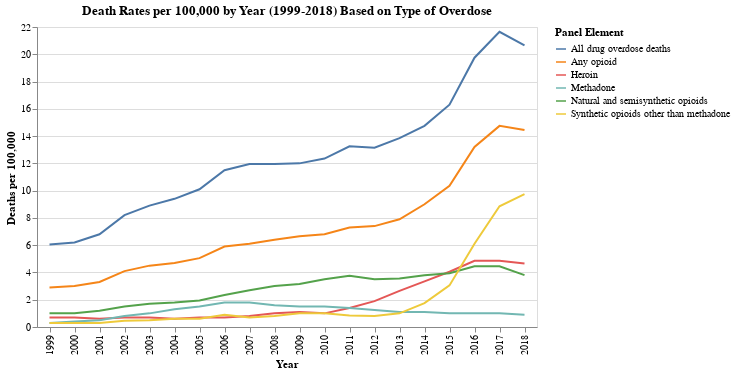

This figure's notebook cell:
### Code cell
import altair as alt

filtered_data = data[(data['AGE'] == 'All ages') & (data['STUB_LABEL'] == 'All persons') & (data['STUB_NAME'] == 'Total')]

panel_mapping = {'Drug overdose deaths involving other synthetic opioids (other than methadone)': 'Synthetic opioids other than methadone', 
                 'Drug overdose deaths involving any opioid': 'Any opioid', 
                 'Drug overdose deaths involving heroin': 'Heroin', 
                 'Drug overdose deaths involving methadone': 'Methadone',
                 'Drug overdose deaths involving natural and semisynthetic opioids': 'Natural and semisynthetic opioids'}

agg_data = filtered_data.groupby(['YEAR', 'PANEL']).agg({'ESTIMATE': 'mean'}).reset_index()
agg_data['PANEL'] = agg_data['PANEL'].replace(panel_mapping)

line_chart = alt.Chart(agg_data).mark_line().encode(
     x=alt.X('YEAR:O', axis=alt.Axis(title='Year')),
    y=alt.Y('ESTIMATE:Q', axis=alt.Axis(title='Deaths per 100,000')),
        color=alt.Color('PANEL:N', legend=alt.Legend(title='Panel Element', titleLimit=600, orient='right', columns=1, labelLimit=0))  # Adjust titleLimit, orient, and columns,
).properties(
    title='Death Rates per 100,000 by Year (1999-2018) Based on Type of Overdose',
    width=500  
)
line_chart

### Figure 1 — Vega-Lite specification as saved in the notebook (floating-point values rounded to 4 significant figures)
{"config": {"view": {"continuousWidth": 300, "continuousHeight": 300}}, "data": {"name": "data-64e8eaaf9633b1f9baf751f4406f9860"}, "mark": {"type": "line"}, "encoding": {"color": {"field": "PANEL", "legend": {"columns": 1, "labelLimit": 0, "orient": "right", "title": "Panel Element", "titleLimit": 600}, "type": "nominal"}, "x": {"axis": {"title": "Year"}, "field": "YEAR", "type": "ordinal"}, "y": {"axis": {"title": "Deaths per 100,000"}, "field": "ESTIMATE", "type": "quantitative"}}, "title": "Death Rates per 100,000 by Year (1999-2018) Based on Type of Overdose", "width": 500, "$schema": "https://vega.github.io/schema/vega-lite/v5.16.3.json", "datasets": {"data-64e8eaaf9633b1f9baf751f4406f9860": [{"YEAR": 1999, "PANEL": "All drug overdose deaths", "ESTIMATE": 6.05}, {"YEAR": 1999, "PANEL": "Any opioid", "ESTIMATE": 2.9}, {"YEAR": 1999, "PANEL": "Heroin", "ESTIMATE": 0.7}, {"YEAR": 1999, "PANEL": "Methadone", "ESTIMATE": 0.3}, {"YEAR": 1999, "PANEL": "Natural and semisynthetic opioids", "ESTIMATE": 1.0}, {"YEAR": 1999, "PANEL": "Synthetic opioids other than methadone", "ESTIMATE": 0.3}, {"YEAR": 2000, "PANEL": "All drug overdose deaths", "ESTIMATE": 6.2}, {"YEAR": 2000, "PANEL": "Any opioid", "ESTIMATE": 3.0}, {"YEAR": 2000, "PANEL": "Heroin", "ESTIMATE": 0.7}, {"YEAR": 2000, "PANEL": "Methadone", "ESTIMATE": 0.4}, {"YEAR": 2000, "PANEL": "Natural and semisynthetic opioids", "ESTIMATE": 1.0}, {"YEAR": 2000, "PANEL": "Synthetic opioids other than methadone", "ESTIMATE": 0.3}, {"YEAR": 2001, "PANEL": "All drug overdose deaths", "ESTIMATE": 6.8}, {"YEAR": 2001, "PANEL": "Any opioid", "ESTIMATE": 3.3}, {"YEAR": 2001, "PANEL": "Heroin", "ESTIMATE": 0.6}, {"YEAR": 2001, "PANEL": "Methadone", "ESTIMATE": 0.5}, {"YEAR": 2001, "PANEL": "Natural and semisynthetic opioids", "ESTIMATE": 1.2}, {"YEAR": 2001, "PANEL": "Synthetic opioids other than methadone", "ESTIMATE": 0.3}, {"YEAR": 2002, "PANEL": "All drug overdose deaths", "ESTIMATE": 8.2}, {"YEAR": 2002, "PANEL": "Any opioid", "ESTIMATE": 4.1}, {"YEAR": 2002, "PANEL": "Heroin", "ESTIMATE": 0.7}, {"YEAR": 2002, "PANEL": "Methadone", "ESTIMATE": 0.8}, {"YEAR": 2002, "PANEL": "Natural and semisynthetic opioids", "ESTIMATE": 1.5}, {"YEAR": 2002, "PANEL": "Synthetic opioids other than methadone", "ESTIMATE": 0.45}, {"YEAR": 2003, "PANEL": "All drug overdose deaths", "ESTIMATE": 8.9}, {"YEAR": 2003, "PANEL": "Any opioid", "ESTIMATE": 4.5}, {"YEAR": 2003, "PANEL": "Heroin", "ESTIMATE": 0.7}, {"YEAR": 2003, "PANEL": "Methadone", "ESTIMATE": 1.0}, {"YEAR": 2003, "PANEL": "Natural and semisynthetic opioids", "ESTIMATE": 1.7}, {"YEAR": 2003, "PANEL": "Synthetic opioids other than methadone", "ESTIMATE": 0.5}, {"YEAR": 2004, "PANEL": "All drug overdose deaths", "ESTIMATE": 9.4}, {"YEAR": 2004, "PANEL": "Any opioid", "ESTIMATE": 4.7}, {"YEAR": 2004, "PANEL": "Heroin", "ESTIMATE": 0.6}, {"YEAR": 2004, "PANEL": "Methadone", "ESTIMATE": 1.3}, {"YEAR": 2004, "PANEL": "Natural and semisynthetic opioids", "ESTIMATE": 1.8}, {"YEAR": 2004, "PANEL": "Synthetic opioids other than methadone", "ESTIMATE": 0.6}, {"YEAR": 2005, "PANEL": "All drug overdose deaths", "ESTIMATE": 10.1}, {"YEAR": 2005, "PANEL": "Any opioid", "ESTIMATE": 5.05}, {"YEAR": 2005, "PANEL": "Heroin", "ESTIMATE": 0.7}, {"YEAR": 2005, "PANEL": "Methadone", "ESTIMATE": 1.5}, {"YEAR": 2005, "PANEL": "Natural and semisynthetic opioids", "ESTIMATE": 1.95}, {"YEAR": 2005, "PANEL": "Synthetic opioids other than methadone", "ESTIMATE": 0.6}, {"YEAR": 2006, "PANEL": "All drug overdose deaths", "ESTIMATE": 11.5}, {"YEAR": 2006, "PANEL": "Any opioid", "ESTIMATE": 5.9}, {"YEAR": 2006, "PANEL": "Heroin", "ESTIMATE": 0.7}, {"YEAR": 2006, "PANEL": "Methadone", "ESTIMATE": 1.8}, {"YEAR": 2006, "PANEL": "Natural and semisynthetic opioids", "ESTIMATE": 2.35}, {"YEAR": 2006, "PANEL": "Synthetic opioids other than methadone", "ESTIMATE": 0.9}, {"YEAR": 2007, "PANEL": "All drug overdose deaths", "ESTIMATE": 11.95}, {"YEAR": 2007, "PANEL": "Any opioid", "ESTIMATE": 6.1}, {"YEAR": 2007, "PANEL": "Heroin", "ESTIMATE": 0.8}, {"YEAR": 2007, "PANEL": "Methadone", "ESTIMATE": 1.8}, {"YEAR": 2007, "PANEL": "Natural and semisynthetic opioids", "ESTIMATE": 2.7}, {"YEAR": 2007, "PANEL": "Synthetic opioids other than methadone", "ESTIMATE": 0.7}, {"YEAR": 2008, "PANEL": "All drug overdose deaths", "ESTIMATE": 11.95}, {"YEAR": 2008, "PANEL": "Any opioid", "ESTIMATE": 6.4}, {"YEAR": 2008, "PANEL": "Heroin", "ESTIMATE": 1.0}, {"YEAR": 2008, "PANEL": "Methadone", "ESTIMATE": 1.6}, {"YEAR": 2008, "PANEL": "Natural and semisynthetic opioids", "ESTIMATE": 3.0}, {"YEAR": 2008, "PANEL": "Synthetic opioids other than methadone", "ESTIMATE": 0.8}, {"YEAR": 2009, "PANEL": "All drug overdose deaths", "ESTIMATE": 12.0}, {"YEAR": 2009, "PANEL": "Any opioid", "ESTIMATE": 6.65}, {"YEAR": 2009, "PANEL": "Heroin", "ESTIMATE": 1.1}, {"YEAR": 2009, "PANEL": "Methadone", "ESTIMATE": 1.5}, {"YEAR": 2009, "PANEL": "Natural and semisynthetic opioids", "ESTIMATE": 3.15}, {"YEAR": 2009, "PANEL": "Synthetic opioids other than methadone", "ESTIMATE": 1.0}, {"YEAR": 2010, "PANEL": "All drug overdose deaths", "ESTIMATE": 12.35}, {"YEAR": 2010, "PANEL": "Any opioid", "ESTIMATE": 6.8}, {"YEAR": 2010, "PANEL": "Heroin", "ESTIMATE": 1.0}, {"YEAR": 2010, "PANEL": "Methadone", "ESTIMATE": 1.5}, {"YEAR": 2010, "PANEL": "Natural and semisynthetic opioids", "ESTIMATE": 3.5}, {"YEAR": 2010, "PANEL": "Synthetic opioids other than methadone", "ESTIMATE": 1.0}, {"YEAR": 2011, "PANEL": "All drug overdose deaths", "ESTIMATE": 13.25}, {"YEAR": 2011, "PANEL": "Any opioid", "ESTIMATE": 7.3}, {"YEAR": 2011, "PANEL": "Heroin", "ESTIMATE": 1.4}, {"YEAR": 2011, "PANEL": "Methadone", "ESTIMATE": 1.4}, {"YEAR": 2011, "PANEL": "Natural and semisynthetic opioids", "ESTIMATE": 3.75}, {"YEAR": 2011, "PANEL": "Synthetic opioids other than methadone", "ESTIMATE": 0.85}, {"YEAR": 2012, "PANEL": "All drug overdose deaths", "ESTIMATE": 13.15}, {"YEAR": 2012, "PANEL": "Any opioid", "ESTIMATE": 7.4}, {"YEAR": 2012, "PANEL": "Heroin", "ESTIMATE": 1.9}, {"YEAR": 2012, "PANEL": "Methadone", "ESTIMATE": 1.25}, {"YEAR": 2012, "PANEL": "Natural and semisynthetic opioids", "ESTIMATE": 3.5}, {"YEAR": 2012, "PANEL": "Synthetic opioids other than methadone", "ESTIMATE": 0.8}, {"YEAR": 2013, "PANEL": "All drug overdose deaths", "ESTIMATE": 13.85}, {"YEAR": 2013, "PANEL": "Any opioid", "ESTIMATE": 7.9}, {"YEAR": 2013, "PANEL": "Heroin", "ESTIMATE": 2.65}, {"YEAR": 2013, "PANEL": "Methadone", "ESTIMATE": 1.1}, {"YEAR": 2013, "PANEL": "Natural and semisynthetic opioids", "ESTIMATE": 3.55}, {"YEAR": 2013, "PANEL": "Synthetic opioids other than methadone", "ESTIMATE": 1.0}, {"YEAR": 2014, "PANEL": "All drug overdose deaths", "ESTIMATE": 14.75}, {"YEAR": 2014, "PANEL": "Any opioid", "ESTIMATE": 9.0}, {"YEAR": 2014, "PANEL": "Heroin", "ESTIMATE": 3.35}, {"YEAR": 2014, "PANEL": "Methadone", "ESTIMATE": 1.1}, {"YEAR": 2014, "PANEL": "Natural and semisynthetic opioids", "ESTIMATE": 3.8}, {"YEAR": 2014, "PANEL": "Synthetic opioids other than methadone", "ESTIMATE": 1.75}, {"YEAR": 2015, "PANEL": "All drug overdose deaths", "ESTIMATE": 16.3}, {"YEAR": 2015, "PANEL": "Any opioid", "ESTIMATE": 10.35}, {"YEAR": 2015, "PANEL": "Heroin", "ESTIMATE": 4.05}, {"YEAR": 2015, "PANEL": "Methadone", "ESTIMATE": 1.0}, {"YEAR": 2015, "PANEL": "Natural and semisynthetic opioids", "ESTIMATE": 3.95}, {"YEAR": 2015, "PANEL": "Synthetic opioids other than methadone", "ESTIMATE": 3.05}, {"YEAR": 2016, "PANEL": "All drug overdose deaths", "ESTIMATE": 19.75}, {"YEAR": 2016, "PANEL": "Any opioid", "ESTIMATE": 13.2}, {"YEAR": 2016, "PANEL": "Heroin", "ESTIMATE": 4.85}, {"YEAR": 2016, "PANEL": "Methadone", "ESTIMATE": 1.0}, {"YEAR": 2016, "PANEL": "Natural and semisynthetic opioids", "ESTIMATE": 4.45}, {"YEAR": 2016, "PANEL": "Synthetic opioids other than methadone", "ESTIMATE": 6.1}, {"YEAR": 2017, "PANEL": "All drug overdose deaths", "ESTIMATE": 21.65}, {"YEAR": 2017, "PANEL": "Any opioid", "ESTIMATE": 14.75}, {"YEAR": 2017, "PANEL": "Heroin", "ESTIMATE": 4.85}, {"YEAR": 2017, "PANEL": "Methadone", "ESTIMATE": 1.0}, {"YEAR": 2017, "PANEL": "Natural and semisynthetic opioids", "ESTIMATE": 4.45}, {"YEAR": 2017, "PANEL": "Synthetic opioids other than methadone", "ESTIMATE": 8.85}, {"YEAR": 2018, "PANEL": "All drug overdose deaths", "ESTIMATE": 20.65}, {"YEAR": 2018, "PANEL": "Any opioid", "ESTIMATE": 14.45}, {"YEAR": 2018, "PANEL": "Heroin", "ESTIMATE": 4.65}, {"YEAR": 2018, "PANEL": "Methadone", "ESTIMATE": 0.9}, {"YEAR": 2018, "PANEL": "Natural and semisynthetic opioids", "ESTIMATE": 3.8}, {"YEAR": 2018, "PANEL": "Synthetic opioids other than methadone", "ESTIMATE": 9.75}]}}
